Frame 1 (no input): blank canvas, image omitted
Frame 60 (the mouse pressed at the canvas centre just before this capture): blank canvas, image omitted
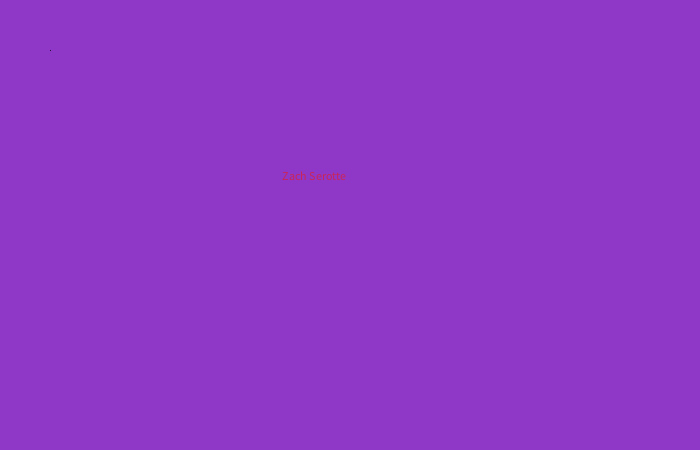
Frame 120 (the mouse held since frame 60 and released just before this capture)

The Processing sketch whose frames 1 and 60 were blank and that drew this single picture after the mouse press (run headless with seeded random() and noise(); from frame 60 on, the mouse is pressed at the canvas centre):

// Processing sketch: processing_30316
// ── processing_30316.pde

void setup(){
  size(700, 450); //resizing window
   background(65,93,48);//setting background color
   text("Zach", 280,180);
}
 
void draw(){
if(mousePressed == true){
  background(143,56,199);
  line(50,50,50,50);
  text(" Zach Serotte", 280,180);
  fill(201,36,87);
   
  }
}
